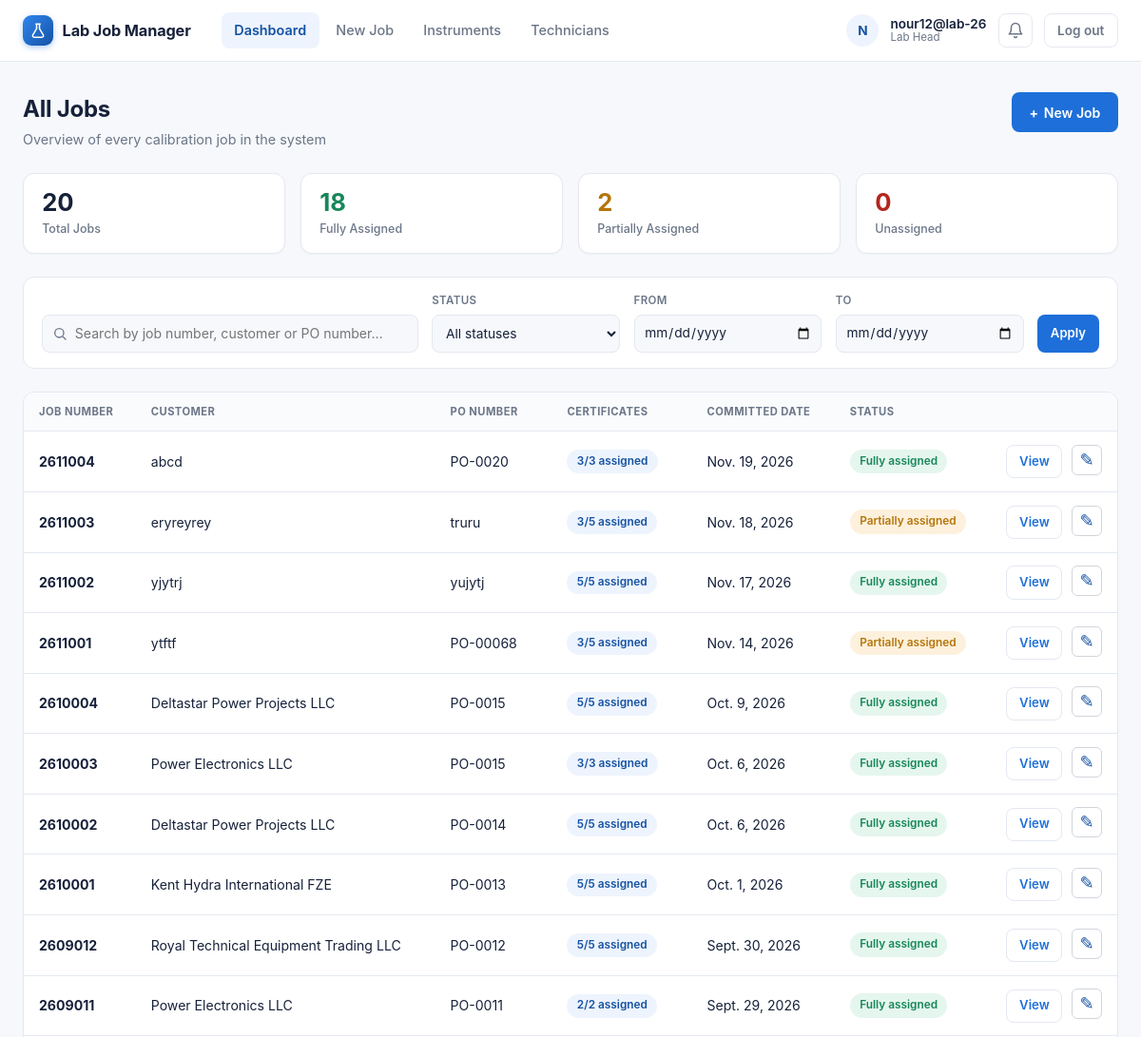
Before: / (signed in, upper part) with the older database file.
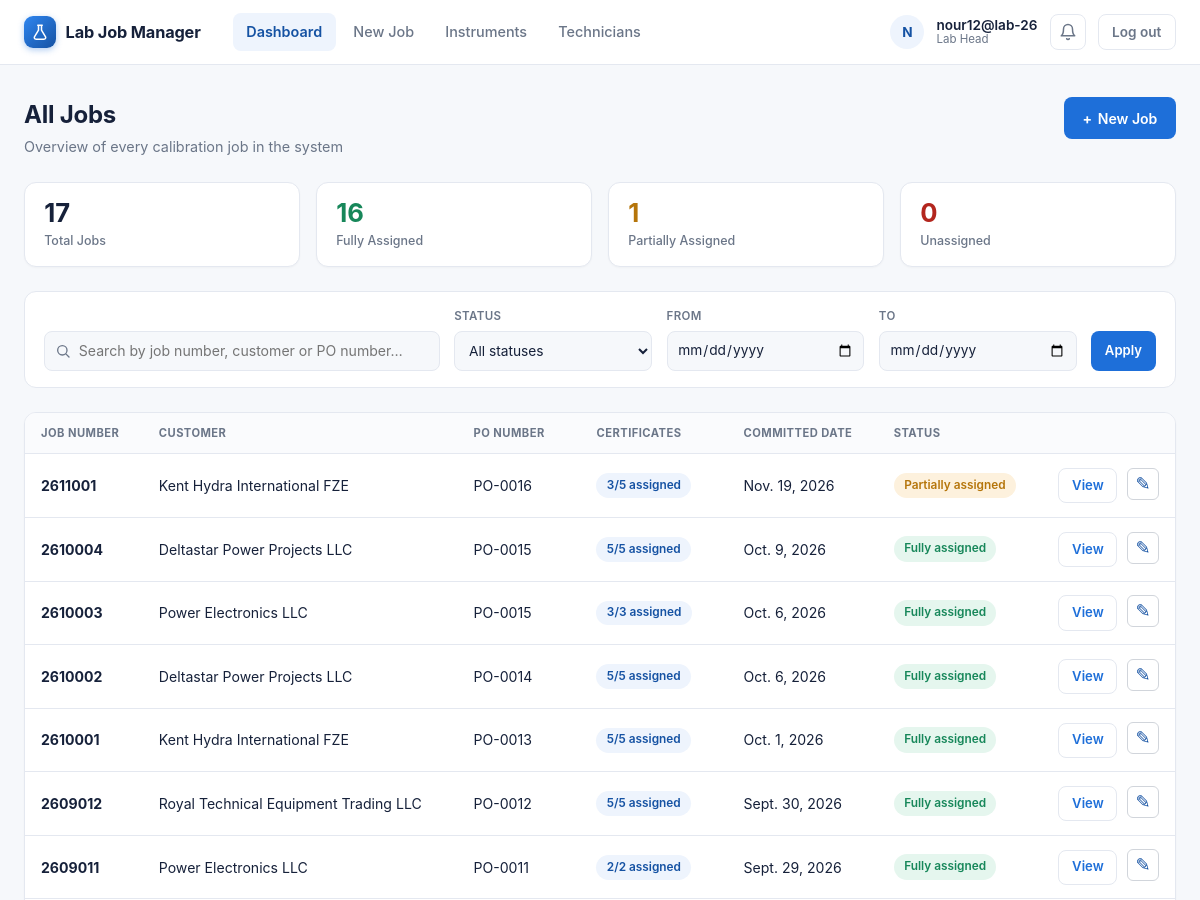
After: the same page with the newer database file.
### labmanager/models.py (models this page shows, shortened)
class User(AbstractUser):
    class Role(models.TextChoices):
        LAB_HEAD = "head", "Lab Head"
        TECHNICIAN = "technician", "Lab Technician"
    role = models.CharField(max_length=20, choices=Role.choices, default=Role.LAB_HEAD)
    @property
    def is_lab_head(self):
        return self.role == self.Role.LAB_HEAD

class Job(models.Model):
    job_number = models.CharField(max_length=20, unique=True, editable=False)
    customer_name = models.CharField(max_length=200)
    customer_address = models.TextField(blank=True)
    telephone_number = models.CharField(
        max_length=50,
        blank=True
    )
    fax_number = models.CharField(
        max_length=50,
        blank=True
    )
    location = models.CharField(
        max_length=200,
        blank=True,
        choices=LOCATION_CHOICES
    )
    scope_of_work = models.CharField(
        max_length=500,
        blank=True
    )
    po_number = models.CharField(max_length=100)
    quantity = models.PositiveIntegerField(help_text="Total number of certificates for this job")
    committed_date = models.DateField(null=True, blank=True)
    created_by = models.ForeignKey(User, on_delete=models.PROTECT, related_name="jobs_created")
    created_at = models.DateTimeField(auto_now_add=True)
    class Meta:
        ordering = ["-created_at"]
    @property
    def certificates_assigned_count(self):
        return sum(li.quantity for li in self.line_items.all())

class JobLineItem(models.Model):
    job = models.ForeignKey(Job, on_delete=models.CASCADE, related_name="line_items")
    instrument = models.ForeignKey(Instrument, on_delete=models.PROTECT, related_name="line_items")
    model = models.CharField(max_length=150, blank=True)
    range_from = models.DecimalField(max_digits=12, decimal_places=2, null=True, blank=True)
    range_to = models.DecimalField(max_digits=12, decimal_places=2, null=True, blank=True)
    unit = models.CharField(max_length=50, blank=True, null=True, choices=UNIT_CHOICES)
    quantity = models.PositiveIntegerField(default=1)
    assigned_to = models.ForeignKey(User, on_delete=models.PROTECT,  related_name="assigned_line_items", limit_choices_to={"role": User.Role.TECHNICIAN},)
    calibration_points = models.PositiveIntegerField(default=1)
    calibration_validity_value = models.PositiveIntegerField(
        null=True,
        blank=True,
        verbose_name="Calibration Validity",
    )
    calibration_validity_unit = models.CharField(
        max_length=10,
        choices=CALIBRATION_VALIDITY_UNIT_CHOICES,
        default="years",
        blank=True,
    )
    reference_procedure = models.CharField(max_length=150, blank=True, choices=REFERENCE_PROCEDURE_CHOICES)
    calibration_traceability = models.CharField(
        max_length=150,
        blank=True,
        choices=CALIBRATION_TRACEABILITY_CHOICES,
        verbose_name="Calibration Traceability",
    )
    pressure_media = models.CharField(
        max_length=30,
        blank=True,
        choices=PRESSURE_MEDIA_CHOICES,
        verbose_name="Pressure Media",
    )

### labmanager/views.py (the view, shortened to what this page needs)
# urls.py: path("", views.dashboard, name="dashboard"),
@login_required
def dashboard(request):
    if request.user.is_lab_head:
        jobs = Job.objects.all()
    else:
        jobs = Job.objects.filter(line_items__assigned_to=request.user).distinct()
    search_query = request.GET.get("q", "").strip()
    status_filter = request.GET.get("status", "").strip()
    date_from = request.GET.get("date_from", "").strip()
    date_to = request.GET.get("date_to", "").strip()
    if date_from:
        jobs = jobs.filter(committed_date__gte=date_from)
    if date_to:
        jobs = jobs.filter(committed_date__lte=date_to)
    jobs = jobs.distinct()
    jobs_list = list(jobs)
    complete_count = 0
    partial_count = 0
    unassigned_count = 0
    for job in jobs_list:
        assigned = job.certificates_assigned_count
        job.assignment_percent = int(round((assigned / job.quantity) * 100)) if job.quantity else 0
        if assigned <= 0:
            job.assignment_status = "unassigned"
            unassigned_count += 1
        elif assigned < job.quantity:
            job.assignment_status = "partial"
            partial_count += 1
        else:
            job.assignment_status = "complete"
            complete_count += 1
    if status_filter in ("complete", "partial", "unassigned"):
        jobs_list = [j for j in jobs_list if j.assignment_status == status_filter]
    context = {
        "jobs": jobs_list,
        "search_query": search_query,
        "status_filter": status_filter,
        "date_from": date_from,
        "date_to": date_to,
        "total_jobs": len(jobs_list) if not status_filter else (complete_count + partial_count + unassigned_count),
        "complete_count": complete_count,
        "partial_count": partial_count,
        "unassigned_count": unassigned_count,
    }
    return render(request, "labmanager/dashboard.html", context)

### labmanager/context_processors.py (called while the page is built)
def notifications(request):
    user = getattr(request, "user", None)
    if not user or not user.is_authenticated:
        return {}
    qs = Notification.objects.filter(recipient=user)
    return {
        "unread_notification_count": qs.filter(is_read=False).count(),
        "recent_notifications": list(qs[:10]),
    }

### labmanager/templates/labmanager/dashboard.html (shortened to what this page needs)
{% extends "labmanager/base.html" %}
{% block content %}
<div class="dash-page">
    <div class="dash-header">
        <div>
            <h1>{% if user.is_lab_head %}All Jobs{% else %}My Assigned Jobs{% endif %}</h1>
            <p class="dash-sub">
                {% if user.is_lab_head %}
                    Overview of every calibration job in the system
                {% else %}
                    Jobs with instruments currently assigned to you
                {% endif %}
            </p>
        </div>
        {% if user.is_lab_head %}
            <a class="dash-btn dash-btn-primary" href="{% url 'job_create' %}">
                <span class="dash-btn-icon">+</span> New Job
            </a>
        {% endif %}
    </div>
    <div class="dash-stats">
        <div class="dash-stat">
            <span class="dash-stat-value">{{ total_jobs }}</span>
            <span class="dash-stat-label">Total Jobs</span>
        </div>
        <div class="dash-stat">
            <span class="dash-stat-value dash-stat-complete">{{ complete_count }}</span>
            <span class="dash-stat-label">Fully Assigned</span>
        </div>
        <div class="dash-stat">
            <span class="dash-stat-value dash-stat-partial">{{ partial_count }}</span>
            <span class="dash-stat-label">Partially Assigned</span>
        </div>
        <div class="dash-stat">
            <span class="dash-stat-value dash-stat-unassigned">{{ unassigned_count }}</span>
            <span class="dash-stat-label">Unassigned</span>
        </div>
    </div>
    <form method="get" class="dash-toolbar">
        <div class="dash-search">
            <input
                type="text"
                name="q"
                value="{{ search_query }}"
                placeholder="Search by job number, customer or PO number…"
                autocomplete="off"
            >
        </div>
        <div class="dash-filter-group">
            <label class="dash-filter-label" for="dash-status">Status</label>
            <select id="dash-status" name="status">
                <option value="" {% if not status_filter %}selected{% endif %}>All statuses</option>
            </select>
        </div>
        <div class="dash-filter-group">
            <label class="dash-filter-label" for="dash-date-from">From</label>
            <input type="date" id="dash-date-from" name="date_from" value="{{ date_from }}">
        </div>
        <div class="dash-filter-group">
            <label class="dash-filter-label" for="dash-date-to">To</label>
            <input type="date" id="dash-date-to" name="date_to" value="{{ date_to }}">
        </div>
        <div class="dash-filter-actions">
            <button type="submit" class="dash-btn dash-btn-primary dash-btn-small">Apply</button>
        </div>
    </form>
    <div class="dash-card">
        <div class="dash-table-wrap">
            <table class="dash-table">
                <thead>
                    <tr>
                        <th>Job Number</th>
                        <th>Customer</th>
                        <th>PO Number</th>
                        <th>Certificates</th>
                        <th>Committed Date</th>
                        <th>Status</th>
                        <th class="dash-col-action"></th>
                    </tr>
                </thead>
                <tbody>
                    {% for job in jobs %}
                    <tr>
                        <td data-label="Job Number"><span class="dash-job-number">{{ job.job_number }}</span></td>
                        <td data-label="Customer">{{ job.customer_name }}</td>
                        <td data-label="PO Number">{{ job.po_number }}</td>
                        <td><span class="pill">{{ job.certificates_assigned_count }}/{{ job.quantity }} assigned</span></td>
                        <td data-label="Committed Date">{{ job.committed_date|default:"—" }}</td>
                        <td data-label="Status">
                            {% if job.assignment_status == "complete" %}
                                <span class="dash-badge dash-badge-complete">Fully assigned</span>
                            {% elif job.assignment_status == "partial" %}
                                <span class="dash-badge dash-badge-partial">Partially assigned</span>
                            {% else %}
                                <span class="dash-badge dash-badge-unassigned">Unassigned</span>
                            {% endif %}
                        </td>
                        <td data-label="" class="dash-col-action">
                            <a
                                class="dash-btn dash-btn-ghost dash-btn-small"
                                href="{% url 'job_detail' job.pk %}">
                                View
                            </a>
                            {% if user.is_lab_head %}
                                <a
                                    class="dash-edit-icon"
                                    href="{% url 'job_edit' job.pk %}"
                                    title="Edit Job"
                                    aria-label="Edit Job">
                                    ✎
                                </a>
                            {% endif %}
                        </td>
                    </tr>
                    {% endfor %}
                </tbody>
            </table>
        </div>
    </div>
</div>
{% endblock %}

### labmanager/templates/labmanager/base.html (shortened to what this page needs)
{% load static %}
<!DOCTYPE html>
<html lang="en">
<head>
    <link rel="stylesheet" href="{% static 'styles.css' %}">
</head>
<body>
    {% with current=request.resolver_match.url_name %}
    <header class="topbar">
        <div class="topbar-inner">
            <a class="brand" href="{% url 'dashboard' %}">
                <span class="brand-mark">
                    <svg width="18" height="18" viewBox="0 0 24 24" fill="none" xmlns="http://www.w3.org/2000/svg">
                        <path d="M9 3h6M10 3v6.5L4.6 18.6A2 2 0 0 0 6.3 21.5h11.4a2 2 0 0 0 1.7-2.9L14 9.5V3" stroke="currentColor" stroke-width="2" stroke-linecap="round" stroke-linejoin="round"/>
                    </svg>
                </span>
                Lab Job Manager
            </a>
            {% if user.is_authenticated %}
                <div class="nav-menu">
                    <nav class="nav-links">
                        <a class="nav-link {% if current == 'dashboard' %}active{% endif %}" href="{% url 'dashboard' %}">Dashboard</a>
                        {% if user.is_lab_head %}
                            <a class="nav-link {% if current == 'job_create' %}active{% endif %}" href="{% url 'job_create' %}">New Job</a>
                            <a class="nav-link {% if current == 'instrument_list' %}active{% endif %}" href="{% url 'instrument_list' %}">Instruments</a>
                            <a class="nav-link {% if current == 'technician_list' %}active{% endif %}" href="{% url 'technician_list' %}">Technicians</a>
                        {% endif %}
                    </nav>
                    <div class="nav-user">
                        <span class="nav-avatar">{{ user.username|slice:":1" }}</span>
                        <span class="nav-user-meta">
                            <span class="nav-user-name">{{ user.username }}</span>
                            <span class="nav-user-role">{% if user.is_lab_head %}Lab Head{% else %}Lab Technician{% endif %}</span>
                        </span>
                        <details class="notif" id="notif">
                            <summary class="notif-btn" aria-label="Notifications" title="Notifications">
                                <svg width="18" height="18" viewBox="0 0 24 24" fill="none"><path d="M18 8a6 6 0 1 0-12 0c0 7-3 9-3 9h18s-3-2-3-9M13.73 21a2 2 0 0 1-3.46 0" stroke="currentColor" stroke-width="2" stroke-linecap="round" stroke-linejoin="round"/></svg>
                            </summary>
                        </details>
                        <form method="post" action="{% url 'logout' %}" style="display: inline;">
                            <button type="submit" class="logout-btn">Log out</button>
                        </form>
                    </div>
                </div>
            {% else %}
                <div class="nav-auth">
                    <a class="nav-link {% if current == 'login' %}active{% endif %}" href="{% url 'login' %}">Log in</a>
                    <a class="nav-link {% if current == 'signup' %}active{% endif %}" href="{% url 'signup' %}">Sign up</a>
                </div>
            {% endif %}
        </div>
    </header>
    {% endwith %}
    <main class="container">
        {% block content %}{% endblock %}
    </main>
</body>
</html>

Changed rows visible on the page:
removed Job: job_number "2611004", customer_name "abcd", po_number "PO-0020", certificates_assigned_count "3", quantity "3", committed_date "Nov. 19, 2026", shows "Fully assigned"
removed Job: job_number "2611003", customer_name "eryreyrey", po_number "truru", certificates_assigned_count "3", quantity "5", committed_date "Nov. 18, 2026", shows "Partially assigned"
removed Job: job_number "2611002", customer_name "yjytrj", po_number "yujytj", certificates_assigned_count "5", quantity "5", committed_date "Nov. 17, 2026", shows "Fully assigned"
removed Job: job_number "2611001", customer_name "ytftf", po_number "PO-00068", certificates_assigned_count "3", quantity "5", committed_date "Nov. 14, 2026", shows "Partially assigned"
added Job: job_number "2611001", customer_name "Kent Hydra International FZE", po_number "PO-0016", certificates_assigned_count "3", quantity "5", committed_date "Nov. 19, 2026", shows "Partially assigned"
Other visible differences:
{{ total_jobs }}: "20" → "17"
{{ complete_count }}: "18" → "16"
{{ partial_count }}: "2" → "1"
